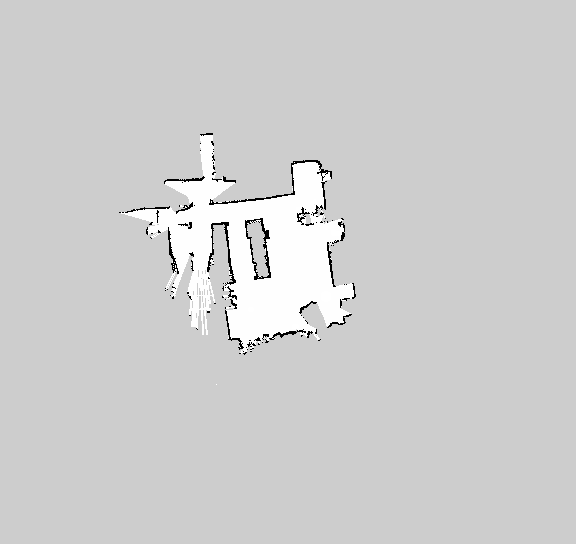
//> input picture cpp/maps/test_map.pgm, 576 x 544 px
$ ./read_map   (built with g++ and OpenCV 4)
//> lines starting //> are read from the running program, lines starting //| are printed output that depends on the picture
#include <opencv2/opencv.hpp>
#include <iostream>
#include <opencv2/imgproc.hpp>
#include <chrono>
#include <cstring>

#include "grid.cpp"

using namespace cv;

/* Fills graph with freespace data from .pgm map */
void open_pgn(SquareGrid& grid, const char* location)
{
//> called with location = "./maps/test_map.pgm"
    Mat occ_map;
    bool invert_values=true;

    // read binary 8UC1
    Mat input_img = imread(location, IMREAD_UNCHANGED);
//> input_img is the input picture: 544 rows x 576 cols, CV_8UC1; min 0, max 255, mean 206.4

    // check if data has to be inverted:
    // occ ~1 and free ~0
    if(invert_values == true)
    {
      input_img = 255-input_img;
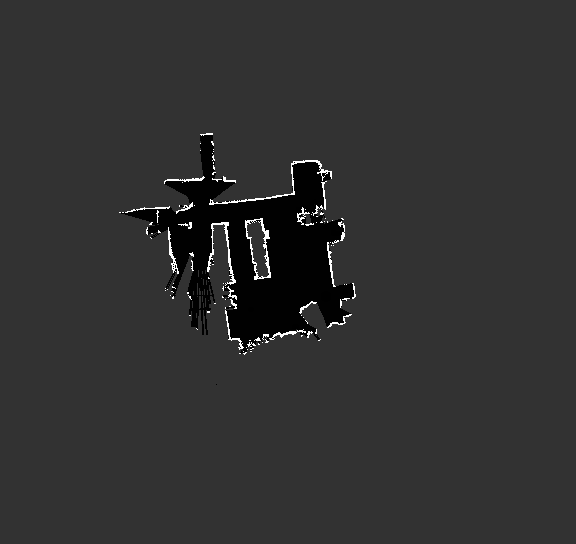
//> input_img: 544 rows x 576 cols, CV_8UC1; min 0, max 255, mean 48.6
    }

    // covert 0,255 to 0,1 occupancy range
    input_img.convertTo(occ_map,CV_32FC1, 1.0/255.0);

    double min, max;
    cv::minMaxLoc(occ_map, &min, &max);
//> min = 0; max = 1
    std::cout << min << " " << max << std::endl;
//| 0 1

    //unknown space value >= 0.196 -->OK
    std::cout << (float)occ_map.at<float>(0,0) << std::endl;
//| 0.196078

    //free space value < 0.196 -->OK
    std::cout << (float)occ_map.at<float>(300,300) << std::endl;
//| 0.00392157

    imshow("Occupancy Map", occ_map);
    waitKey();

    std::chrono::steady_clock::time_point begin = std::chrono::steady_clock::now();

    // freespace to graph
    std::cout << "Converting map to graph" << std::endl;

    float freespace_tresh = 0.196;

    for(int i=0; i<occ_map.rows; i++)
    {
      for(int j=0; j<occ_map.cols; j++)
      {
        if (occ_map.at<float>(i,j) < freespace_tresh)
        {
          grid.ALL_LOCATIONS.insert(GridLocation{i,j});
        }
      }
    }
//> after the loop, grid.ALL_LOCATIONS = 19713 items

    std::chrono::steady_clock::time_point end = std::chrono::steady_clock::now();
    std::cout << "Elapsed = " << std::chrono::duration_cast<std::chrono::milliseconds>(end - begin).count() << "[ms]" << std::endl;

    return;
}

int main (int argc, char **argv)
{
  SquareGrid my_grid;
  open_pgn(my_grid, "./maps/test_map.pgm");
  std::cout << my_grid.ALL_LOCATIONS.size() << std::endl;
//| 19713
}
